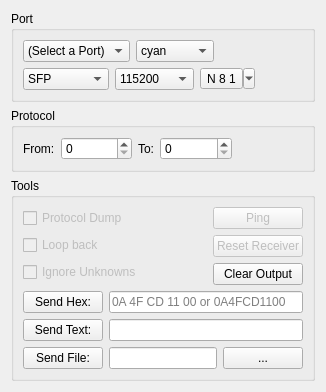
         <widget class="QWidget" name="Console_tab">
          <attribute name="title">
           <string>Console</string>
          </attribute>
          <layout class="QVBoxLayout" name="verticalLayout_3">
           <item>
            <widget class="QGroupBox" name="groupBox_8">
             <property name="sizePolicy">
              <sizepolicy hsizetype="Preferred" vsizetype="Minimum">
               <horstretch>0</horstretch>
               <verstretch>0</verstretch>
              </sizepolicy>
             </property>
             <property name="minimumSize">
              <size>
               <width>0</width>
               <height>0</height>
              </size>
             </property>
             <property name="title">
              <string>Port</string>
             </property>
             <layout class="QVBoxLayout" name="verticalLayout_8">
              <item>
               <layout class="QHBoxLayout" name="horizontalLayout_14">
                <item>
                 <widget class="QComboBox" name="PortSelect">
                  <property name="sizePolicy">
                   <sizepolicy hsizetype="Preferred" vsizetype="MinimumExpanding">
                    <horstretch>0</horstretch>
                    <verstretch>0</verstretch>
                   </sizepolicy>
                  </property>
                  <property name="maximumSize">
                   <size>
                    <width>16777215</width>
                    <height>16777215</height>
                   </size>
                  </property>
                  <property name="layoutDirection">
                   <enum>Qt::LeftToRight</enum>
                  </property>
                  <property name="insertPolicy">
                   <enum>QComboBox::InsertAlphabetically</enum>
                  </property>
                  <property name="sizeAdjustPolicy">
                   <enum>QComboBox::AdjustToContents</enum>
                  </property>
                  <item>
                   <property name="text">
                    <string>(Select a Port)</string>
                   </property>
                  </item>
                 </widget>
                </item>
                <item>
                 <widget class="QComboBox" name="ConsoleColor">
                  <property name="sizePolicy">
                   <sizepolicy hsizetype="Fixed" vsizetype="Fixed">
                    <horstretch>0</horstretch>
                    <verstretch>0</verstretch>
                   </sizepolicy>
                  </property>
                  <property name="acceptDrops">
                   <bool>false</bool>
                  </property>
                  <property name="currentText">
                   <string>cyan</string>
                  </property>
                  <property name="currentIndex">
                   <number>1</number>
                  </property>
                  <property name="maxVisibleItems">
                   <number>10</number>
                  </property>
                  <property name="frame">
                   <bool>true</bool>
                  </property>
                  <item>
                   <property name="text">
                    <string>white</string>
                   </property>
                  </item>
                  <item>
                   <property name="text">
                    <string>cyan</string>
                   </property>
                  </item>
                  <item>
                   <property name="text">
                    <string>blue</string>
                   </property>
                  </item>
                  <item>
                   <property name="text">
                    <string>green</string>
                   </property>
                  </item>
                  <item>
                   <property name="text">
                    <string>yellow</string>
                   </property>
                  </item>
                  <item>
                   <property name="text">
                    <string>orange</string>
                   </property>
                  </item>
                  <item>
                   <property name="text">
                    <string>magenta</string>
                   </property>
                  </item>
                  <item>
                   <property name="text">
                    <string>red</string>
                   </property>
                  </item>
                 </widget>
                </item>
                <item>
                 <spacer name="horizontalSpacer_16">
                  <property name="orientation">
                   <enum>Qt::Horizontal</enum>
                  </property>
                  <property name="sizeHint" stdset="0">
                   <size>
                    <width>40</width>
                    <height>20</height>
                   </size>
                  </property>
                 </spacer>
                </item>
               </layout>
              </item>
              <item>
               <layout class="QHBoxLayout" name="horizontalLayout_6">
                <item>
                 <widget class="QComboBox" name="ConsoleProtocol">
                  <property name="currentIndex">
                   <number>1</number>
                  </property>
                  <item>
                   <property name="text">
                    <string>Serial</string>
                   </property>
                  </item>
                  <item>
                   <property name="text">
                    <string>SFP</string>
                   </property>
                  </item>
                  <item>
                   <property name="text">
                    <string>Alert2 IND</string>
                   </property>
                  </item>
                 </widget>
                </item>
                <item>
                 <widget class="QComboBox" name="BaudRate">
                  <property name="sizePolicy">
                   <sizepolicy hsizetype="Fixed" vsizetype="MinimumExpanding">
                    <horstretch>0</horstretch>
                    <verstretch>0</verstretch>
                   </sizepolicy>
                  </property>
                  <property name="acceptDrops">
                   <bool>false</bool>
                  </property>
                  <property name="currentText">
                   <string>115200</string>
                  </property>
                  <property name="currentIndex">
                   <number>6</number>
                  </property>
                  <property name="frame">
                   <bool>true</bool>
                  </property>
                  <item>
                   <property name="text">
                    <string>1200</string>
                   </property>
                  </item>
                  <item>
                   <property name="text">
                    <string>9600</string>
                   </property>
                  </item>
                  <item>
                   <property name="text">
                    <string>19200</string>
                   </property>
                  </item>
                  <item>
                   <property name="text">
                    <string>28800</string>
                   </property>
                  </item>
                  <item>
                   <property name="text">
                    <string>38400</string>
                   </property>
                  </item>
                  <item>
                   <property name="text">
                    <string>57600</string>
                   </property>
                  </item>
                  <item>
                   <property name="text">
                    <string>115200</string>
                   </property>
                  </item>
                  <item>
                   <property name="text">
                    <string>230400</string>
                   </property>
                  </item>
                  <item>
                   <property name="text">
                    <string>460800</string>
                   </property>
                  </item>
                  <item>
                   <property name="text">
                    <string>500000</string>
                   </property>
                  </item>
                  <item>
                   <property name="text">
                    <string>921600</string>
                   </property>
                  </item>
                  <item>
                   <property name="text">
                    <string>1000000</string>
                   </property>
                  </item>
                 </widget>
                </item>
                <item>
                 <widget class="QToolButton" name="toolButton">
                  <property name="enabled">
                   <bool>true</bool>
                  </property>
                  <property name="text">
                   <string notr="true">N 8 1</string>
                  </property>
                  <property name="popupMode">
                   <enum>QToolButton::MenuButtonPopup</enum>
                  </property>
                  <property name="toolButtonStyle">
                   <enum>Qt::ToolButtonTextOnly</enum>
                  </property>
                 </widget>
                </item>
                <item>
                 <spacer name="horizontalSpacer_17">
                  <property name="orientation">
                   <enum>Qt::Horizontal</enum>
                  </property>
                  <property name="sizeHint" stdset="0">
                   <size>
                    <width>40</width>
                    <height>20</height>
                   </size>
                  </property>
                 </spacer>
                </item>
               </layout>
              </item>
             </layout>
            </widget>
           </item>
           <item>
            <widget class="QGroupBox" name="groupBox_6">
             <property name="sizePolicy">
              <sizepolicy hsizetype="Preferred" vsizetype="Minimum">
               <horstretch>0</horstretch>
               <verstretch>0</verstretch>
              </sizepolicy>
             </property>
             <property name="minimumSize">
              <size>
               <width>0</width>
               <height>0</height>
              </size>
             </property>
             <property name="title">
              <string>Protocol</string>
             </property>
             <layout class="QVBoxLayout" name="verticalLayout_6">
              <item>
               <layout class="QHBoxLayout" name="horizontalLayout_4">
                <item>
                 <widget class="QLabel" name="label_5">
                  <property name="text">
                   <string>From:</string>
                  </property>
                 </widget>
                </item>
                <item>
                 <widget class="QSpinBox" name="whoTo">
                  <property name="sizePolicy">
                   <sizepolicy hsizetype="MinimumExpanding" vsizetype="Fixed">
                    <horstretch>0</horstretch>
                    <verstretch>0</verstretch>
                   </sizepolicy>
                  </property>
                  <property name="styleSheet">
                   <string notr="true">text-transform: uppercase;</string>
                  </property>
                  <property name="maximum">
                   <number>255</number>
                  </property>
                  <property name="displayIntegerBase">
                   <number>16</number>
                  </property>
                 </widget>
                </item>
                <item>
                 <widget class="QLabel" name="label_4">
                  <property name="text">
                   <string>To:</string>
                  </property>
                 </widget>
                </item>
                <item>
                 <widget class="QSpinBox" name="whoFrom">
                  <property name="sizePolicy">
                   <sizepolicy hsizetype="Expanding" vsizetype="Fixed">
                    <horstretch>0</horstretch>
                    <verstretch>0</verstretch>
                   </sizepolicy>
                  </property>
                  <property name="styleSheet">
                   <string notr="true">text-transform: uppercase;</string>
                  </property>
                  <property name="specialValueText">
                   <string>0</string>
                  </property>
                  <property name="prefix">
                   <string/>
                  </property>
                  <property name="maximum">
                   <number>255</number>
                  </property>
                  <property name="displayIntegerBase">
                   <number>16</number>
                  </property>
                 </widget>
                </item>
                <item>
                 <spacer name="horizontalSpacer_18">
                  <property name="orientation">
                   <enum>Qt::Horizontal</enum>
                  </property>
                  <property name="sizeHint" stdset="0">
                   <size>
                    <width>40</width>
                    <height>20</height>
                   </size>
                  </property>
                 </spacer>
                </item>
               </layout>
              </item>
             </layout>
            </widget>
           </item>
           <item>
            <widget class="QGroupBox" name="groupBox_7">
             <property name="title">
              <string>Tools</string>
             </property>
             <layout class="QVBoxLayout" name="verticalLayout_7">
              <item>
               <layout class="QHBoxLayout" name="horizontalLayout">
                <item>
                 <layout class="QVBoxLayout" name="verticalLayout_5">
                  <item>
                   <widget class="QCheckBox" name="ProtocolDump">
                    <property name="enabled">
                     <bool>false</bool>
                    </property>
                    <property name="text">
                     <string>Protocol Dump</string>
                    </property>
                   </widget>
                  </item>
                  <item>
                   <widget class="QCheckBox" name="LoopBack">
                    <property name="enabled">
                     <bool>false</bool>
                    </property>
                    <property name="text">
                     <string>Loop back</string>
                    </property>
                   </widget>
                  </item>
                  <item>
                   <widget class="QCheckBox" name="ignoreUnknowns">
                    <property name="enabled">
                     <bool>false</bool>
                    </property>
                    <property name="text">
                     <string>Ignore Unknowns</string>
                    </property>
                   </widget>
                  </item>
                 </layout>
                </item>
                <item>
                 <spacer name="horizontalSpacer_4">
                  <property name="orientation">
                   <enum>Qt::Horizontal</enum>
                  </property>
                  <property name="sizeHint" stdset="0">
                   <size>
                    <width>40</width>
                    <height>20</height>
                   </size>
                  </property>
                 </spacer>
                </item>
                <item>
                 <layout class="QVBoxLayout" name="verticalLayout_4">
                  <item>
                   <widget class="QPushButton" name="Ping">
                    <property name="enabled">
                     <bool>false</bool>
                    </property>
                    <property name="text">
                     <string>Ping</string>
                    </property>
                   </widget>
                  </item>
                  <item>
                   <widget class="QPushButton" name="ResetRcvr">
                    <property name="enabled">
                     <bool>false</bool>
                    </property>
                    <property name="text">
                     <string>Reset Receiver</string>
                    </property>
                   </widget>
                  </item>
                  <item>
                   <widget class="QPushButton" name="pushButton">
                    <property name="text">
                     <string>Clear Output</string>
                    </property>
                   </widget>
                  </item>
                 </layout>
                </item>
               </layout>
              </item>
              <item>
               <layout class="QGridLayout" name="gridLayout_5">
                <item row="1" column="1" colspan="2">
                 <widget class="QLineEdit" name="textStr"/>
                </item>
                <item row="2" column="1">
                 <widget class="QLineEdit" name="fileStr"/>
                </item>
                <item row="2" column="0">
                 <widget class="QPushButton" name="SendFile">
                  <property name="text">
                   <string>Send File:</string>
                  </property>
                 </widget>
                </item>
                <item row="1" column="0">
                 <widget class="QPushButton" name="SendText">
                  <property name="text">
                   <string>Send Text:</string>
                  </property>
                 </widget>
                </item>
                <item row="0" column="0">
                 <widget class="QPushButton" name="SendHex">
                  <property name="text">
                   <string>Send Hex:</string>
                  </property>
                 </widget>
                </item>
                <item row="0" column="1" colspan="2">
                 <widget class="QLineEdit" name="hexStr">
                  <property name="sizePolicy">
                   <sizepolicy hsizetype="MinimumExpanding" vsizetype="Fixed">
                    <horstretch>0</horstretch>
                    <verstretch>0</verstretch>
                   </sizepolicy>
                  </property>
                  <property name="minimumSize">
                   <size>
                    <width>40</width>
                    <height>0</height>
                   </size>
                  </property>
                  <property name="alignment">
                   <set>Qt::AlignLeading|Qt::AlignLeft|Qt::AlignVCenter</set>
                  </property>
                  <property name="placeholderText">
                   <string>0A 4F CD 11 00 or 0A4FCD1100</string>
                  </property>
                 </widget>
                </item>
                <item row="2" column="2">
                 <widget class="QPushButton" name="FileSelect">
                  <property name="text">
                   <string>...</string>
                  </property>
                 </widget>
                </item>
               </layout>
              </item>
             </layout>
            </widget>
           </item>
          </layout>
         </widget>
